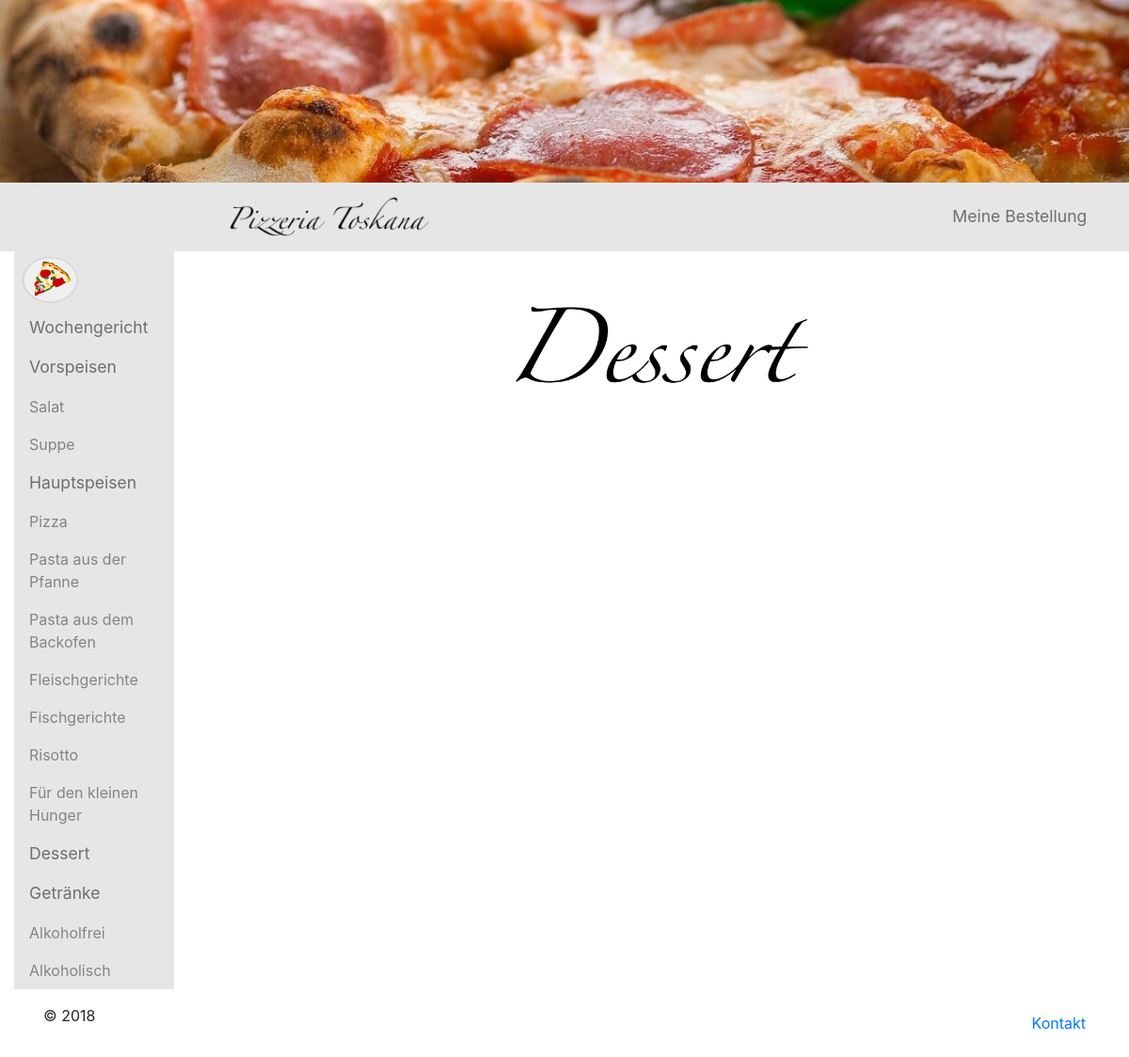
Page /nachspeisen.php on the earlier database version.
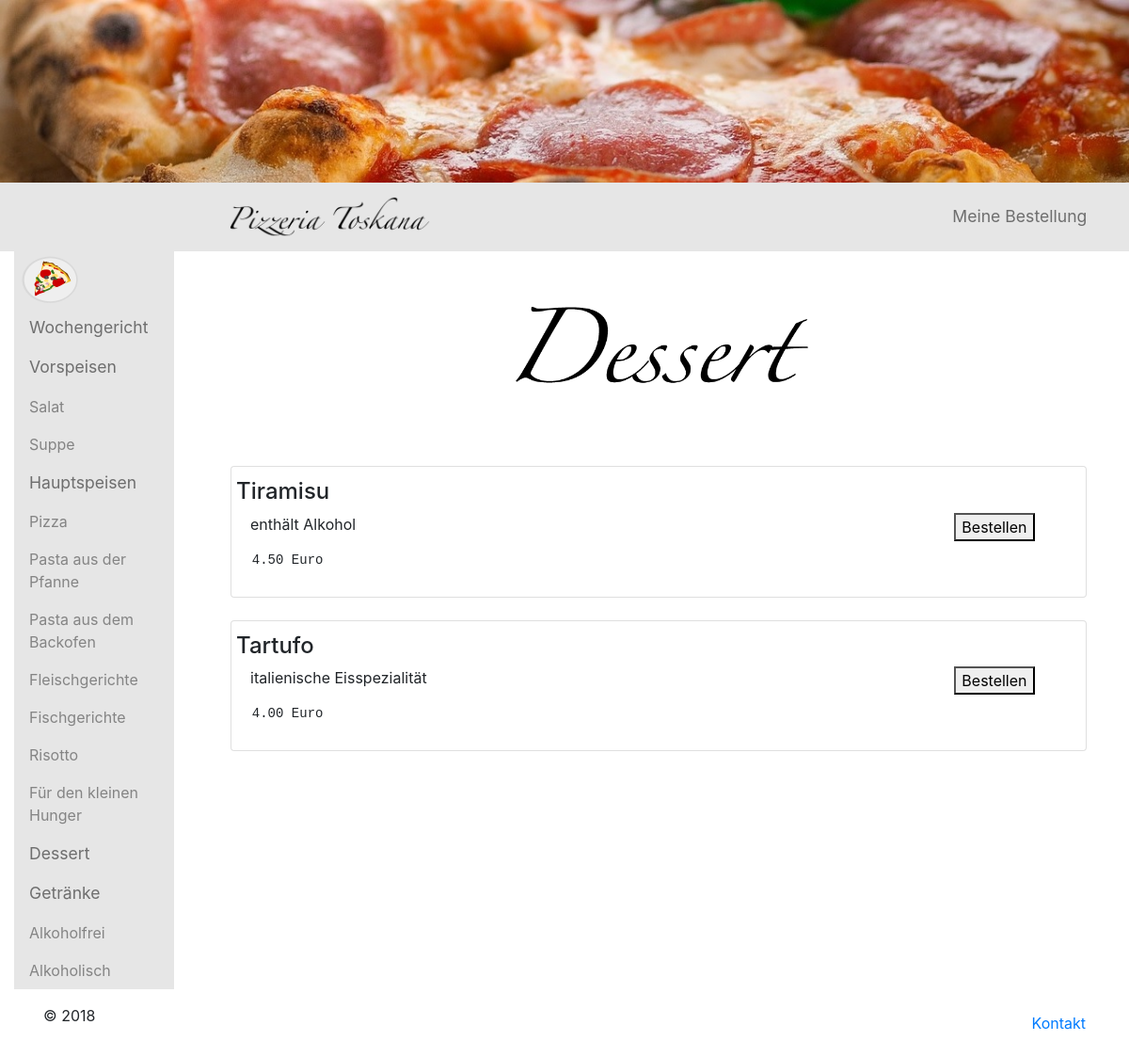
Same page on the later database version.
### tables this page shows
CREATE TABLE `speisen` (
  `id` int(11) NOT NULL,
  `kategorie` enum('suppe','salat','pizza','pastaOfen','pastaPfanne','fisch','fleisch','risotto','kleinerHunger','alkoholisch','alkoholfrei','nachspeisen','wochengerichte') NOT NULL,
  `name` varchar(255) NOT NULL,
  `beschreibung` varchar(255) NOT NULL,
  `preis` decimal(10,2) UNSIGNED NOT NULL,
  `zubereitungszeit` int(11) NOT NULL
);

### anzeigeDerSpeisen.php (the view)
<div class="container">
     <br>
     <ul class="list-group">
        <li class="list-group-item">
        	<div class="row justify-content-start">
        		<h4>  <?=$row['name']?> </h4>
        	</div>
        	<div class="row justify-content-start">
        		<div class="col-10">
        			<p><?=$row['beschreibung']?> </p>
        		</div>
        		<div class="col-2">
        			<form method="post" action="">
        				<button name=<?="bestellenButton".$row['id'] ?>>Bestellen</button>
        			</form>
        		</div>
        	</div>
        	<div class="row justify-content-start">
        		<pre >  <?=$row['preis']?> Euro </pre>
        	</div>
        </li>
     </ul>
</div>

### nachspeisen.php (shortened to what this page needs)
<!DOCTYPE html>
<html lang="de">
	<head>
		<link rel="stylesheet" href="https://maxcdn.bootstrapcdn.com/bootstrap/4.1.3/css/bootstrap.min.css">
		<link href="css/speisen.css" rel="stylesheet">
	</head>
	<body>
		<div class="container-fluid">
			<div class="row">
				<img class="img-fluid" src="Bilder/pizza23.jpg" alt="Pizza Top Page" >
			</div>
			<div class="row">
				<?php
				    include 'navbarHorizontal.php';
                ?>
			</div>
			<div>
				<div class="row">
					<div class="col-2">
				  		<?php
        				    include 'navbarVertikal.php';
                        ?>
					</div>
					<div class="col-10">
						<div class="container">
							<br>
							<div class="row justify-content-center">
							  <img src="Bilder/nachspeisen/nachspeisenText.png" alt="Nachspeisen" style="width:600px;" class="float-center">
							</div>
							<?php
							    $pdo = new PDO('mysql:host=localhost;charset=utf8; dbname=restaurantdb', 'root', '');
                                $sql = "SELECT id, name, kategorie, beschreibung, preis FROM speisen WHERE kategorie = 'nachspeisen'";
                                 foreach ($pdo->query($sql) as $row) :
                                     include 'anzeigeDerSpeisen.php';
        					    endforeach;
        					 ?>
						</div>
					</div>
				</div>
			</div>
			<div class="navbar navbar-inverse navbar-fixed-bottom" role="navigation">
				<?php include 'footer.php'?>
			</div>
		</div>
	</body>
</html>

Differences in the rows shown:
added speisen: name "Tiramisu", beschreibung "enthält Alkohol", preis "4.50"
added speisen: name "Tartufo", beschreibung "italienische Eisspezialität", preis "4.00"
